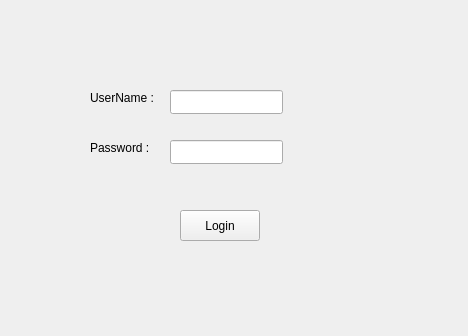
<?xml version="1.0" encoding="UTF-8"?>
<ui version="4.0">
 <class>Window</class>
 <widget class="QWidget" name="Window">
  <property name="geometry">
   <rect>
    <x>0</x>
    <y>0</y>
    <width>468</width>
    <height>336</height>
   </rect>
  </property>
  <property name="windowTitle">
   <string>Login</string>
  </property>
  <widget class="QLabel" name="label">
   <property name="geometry">
    <rect>
     <x>90</x>
     <y>90</y>
     <width>71</width>
     <height>16</height>
    </rect>
   </property>
   <property name="text">
    <string>UserName : </string>
   </property>
  </widget>
  <widget class="QLabel" name="label_2">
   <property name="geometry">
    <rect>
     <x>90</x>
     <y>140</y>
     <width>81</width>
     <height>16</height>
    </rect>
   </property>
   <property name="text">
    <string>Password : </string>
   </property>
  </widget>
  <widget class="QLineEdit" name="lineEdit_username">
   <property name="geometry">
    <rect>
     <x>170</x>
     <y>90</y>
     <width>113</width>
     <height>24</height>
    </rect>
   </property>
  </widget>
  <widget class="QLineEdit" name="lineEdit_password">
   <property name="geometry">
    <rect>
     <x>170</x>
     <y>140</y>
     <width>113</width>
     <height>24</height>
    </rect>
   </property>
   <property name="echoMode">
    <enum>QLineEdit::Password</enum>
   </property>
  </widget>
  <widget class="QPushButton" name="pushButton">
   <property name="geometry">
    <rect>
     <x>180</x>
     <y>210</y>
     <width>80</width>
     <height>31</height>
    </rect>
   </property>
   <property name="text">
    <string>Login</string>
   </property>
  </widget>
 </widget>
 <resources/>
 <connections/>
</ui>
